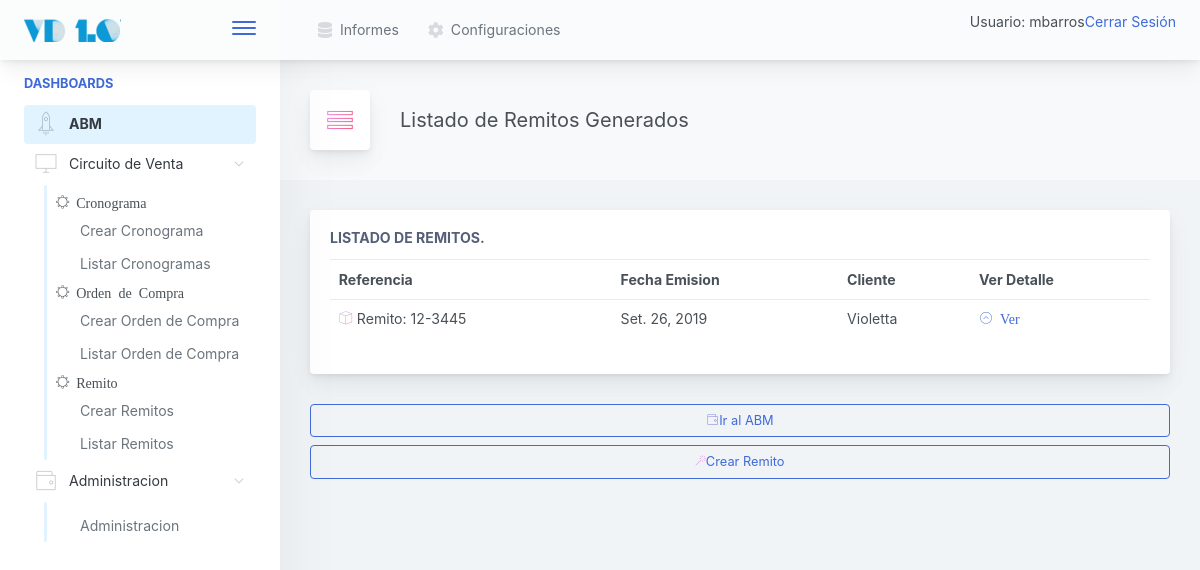
Before: /venta/remito/listar/ (signed in) with the older database file.
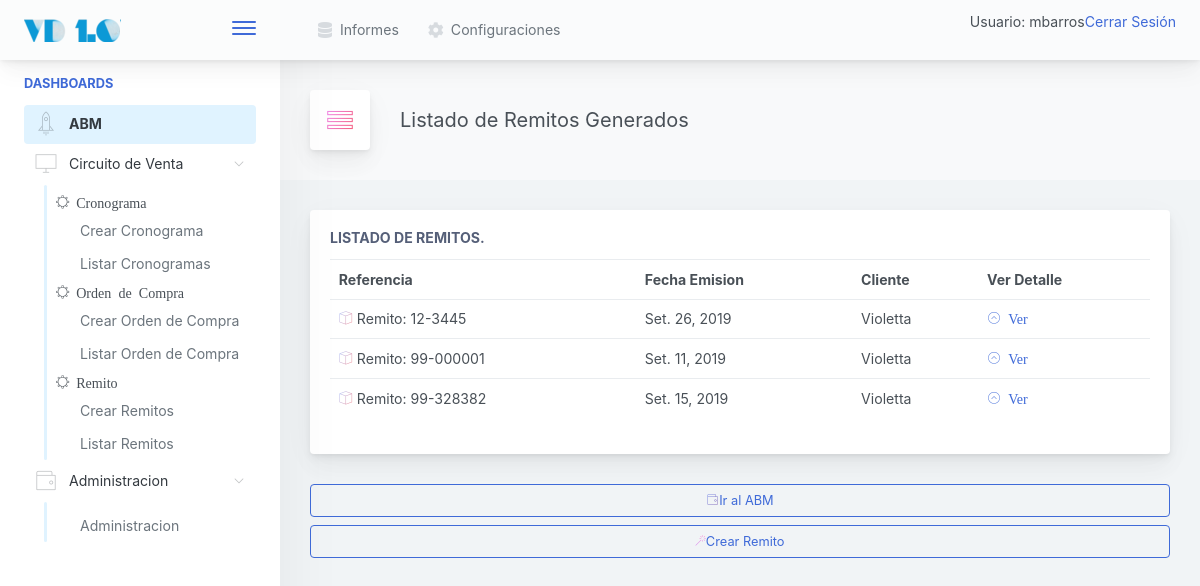
After: the same page with the newer database file.
### venta/models.py (models this page shows)
class Remito(models.Model):
	referencia_externa 		= models.CharField(max_length=50, unique=True)
	cliente 				= models.ForeignKey(Cliente, null=False, blank=False, on_delete=models.CASCADE)
	ordencompra 			= models.ForeignKey(OrdenCompra, null=False, blank=False, on_delete=models.CASCADE)
	fecha_emision			= models.DateField(null=True, blank=True)
	formato_de_impresion 	= models.ForeignKey(FormatodeImpresion, default=1, null=False, blank=False, on_delete=models.CASCADE)
	conformado				= models.BooleanField(default=False)
	anulado					= models.BooleanField(default=False)
	def __str__(self):
		return "Remito: " + self.referencia_externa

### gral/models.py (models this page shows)
class Cliente(models.Model):
    razon_social      = models.CharField(max_length=150, unique=True)
    nombre_corto      = models.CharField(max_length=25, unique=True)
    cuit              = models.CharField(max_length=15, unique=True)
    direccion_fiscal  = models.CharField(max_length=250)
    direccion_entrega = models.CharField(max_length=250)
    condicion_iva     = models.CharField(max_length=100, blank=False, default='Responsable Inscripto')
    observaciones     = models.TextField(blank=True)
    def __str__(self):
        return self.nombre_corto

### venta/views.py (the view)
# urls.py: path('remito/listar/', RemitoListView.as_view(), name='RemitoListar'),
class RemitoListView(LoginRequiredMixin, ListView):
	model = Remito

### inicio/templates/venta/remito_list.html
{% extends '../base.html' %}
{%  block cuerpo %}
<div class="app-page-title">
<div class="page-title-heading">
   <div class="page-title-icon">
                                        <i class="pe-7s-menu icon-gradient bg-ripe-malin">
                                        </i>
                                    </div>
<div>Listado de Remitos Generados</div>
                                    </div>
</div>
    {% if object_list %}
<div class="main-card mb-3 card">
	<div class="card-body">
	<h5 class="card-title">Listado de Remitos.</h5>
		<table class="table table-hover table-fixed">
		  <tr>
		    <th>Referencia</th>
		    <th>Fecha Emision</th>
		    <th>Cliente</th>
		    <th>Ver Detalle</th>
		  </tr>
		      {% for remito in object_list %}
		   <tr>
		      <td><i class="pe-7s-box2 icon-gradient bg-amy-crisp">
		        </i>
		        {{remito}}
		      </td>
		      <td>
		        {{remito.fecha_emision }}
		      </td>
		      <td>
		        {{remito.cliente}}
		      </td>
		      <td>
			      <a href="{% url 'venta:RemitoDetail' pk=remito.id %}">
			      	<i class="pe-7s-angle-up-circle">
			      			Ver
			      	</i>
			      </a>
		      </td>
		    </tr>
		      {% endfor %}
		    {% else %}
		      <p>No hay registros para mostrar.</p>
		    {% endif %}
		</table>
	</div>
</div>
<a href="{% url 'inicio:abm' %}">
<button class="mb-2 mr-2 btn-transition btn btn-outline-primary btn-block">
		<i class="pe-7s-wallet icon-gradient bg-plum-plate"></i>Ir al ABM
</button>
</a>
<a href="{% url 'venta:RemitoCrear' %}">
<button class="mb-2 mr-2 btn-transition btn btn-outline-primary btn-block">
		<i class="pe-7s-magic-wand icon-gradient bg-mixed-hopes"></i>Crear Remito
</button>
</a>
{% endblock %}

Changed rows visible on the page:
added Remito: referencia_externa "Remito: 99-000001", fecha_emision "Set. 11, 2019", cliente "Violetta"
added Remito: referencia_externa "Remito: 99-328382", fecha_emision "Set. 15, 2019", cliente "Violetta"
